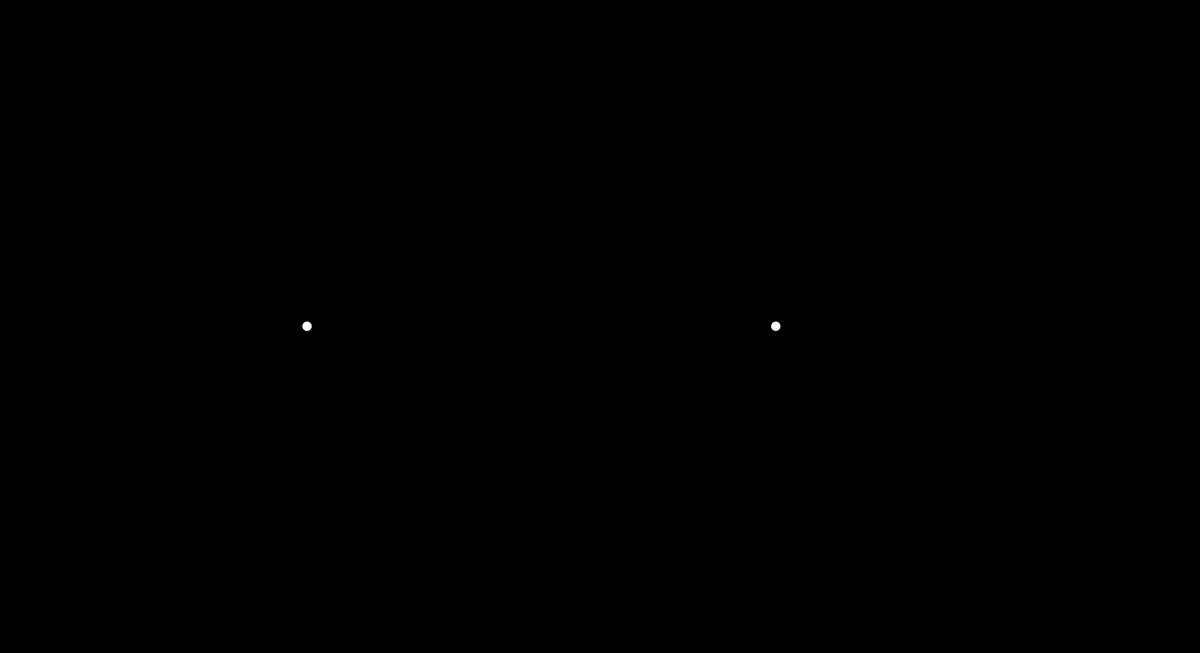
Frame 1 (no input)
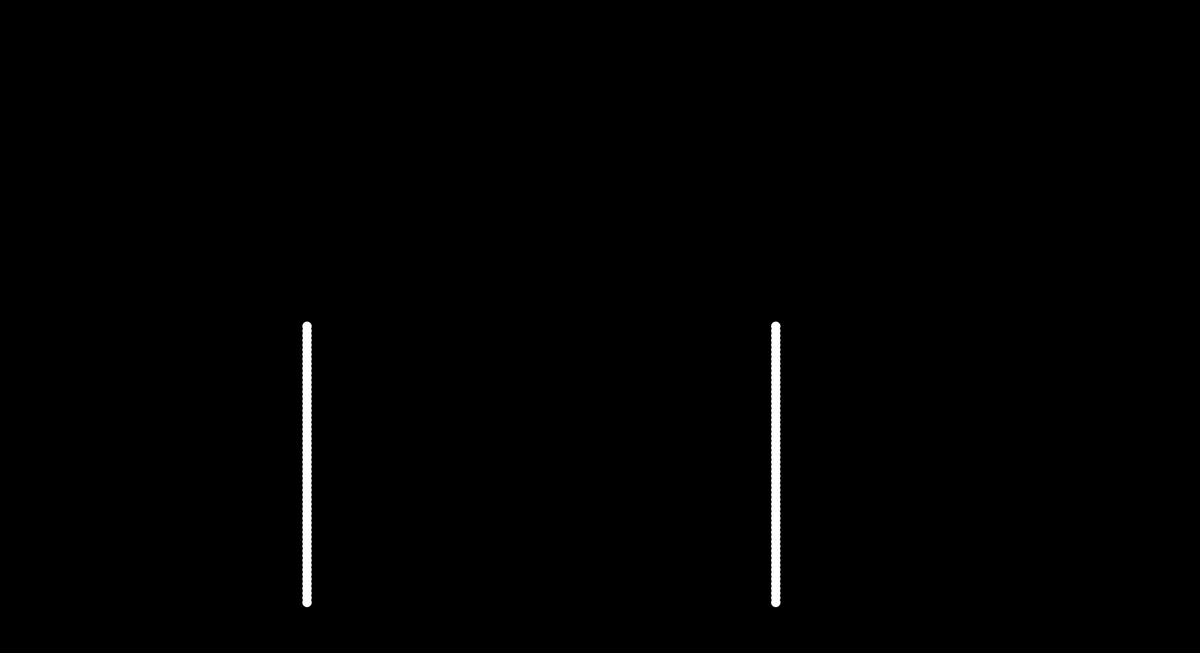
Frame 60 (the mouse pressed at the canvas centre just before this capture)
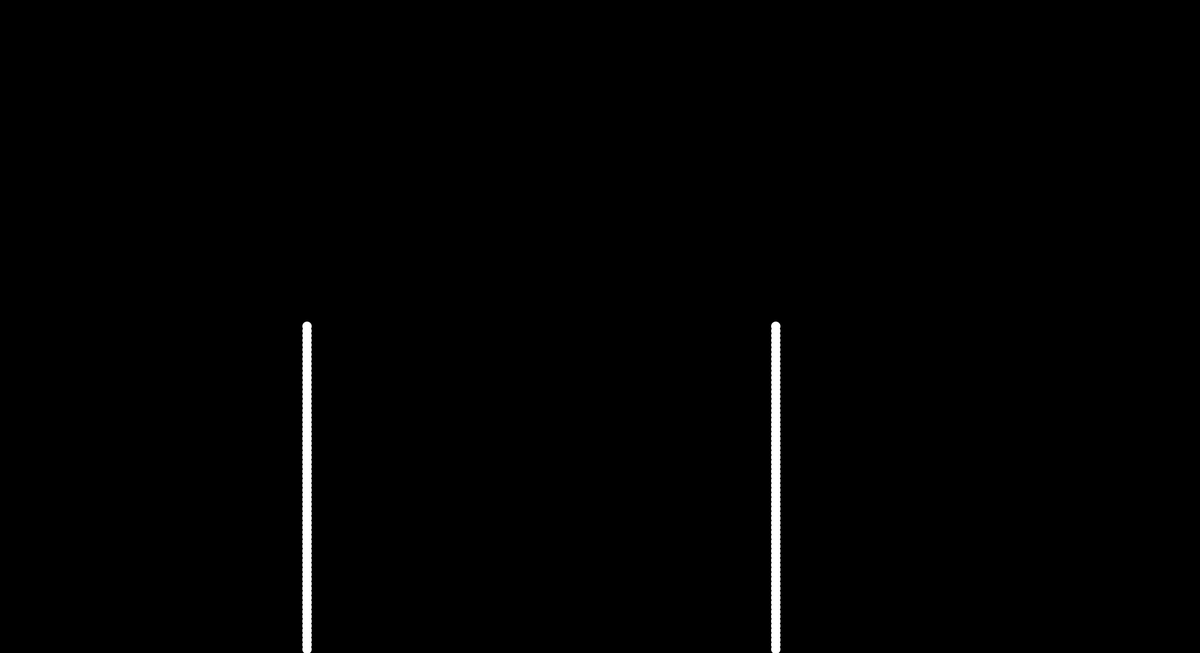
Frame 120 (the mouse held since frame 60 and released just before this capture)

The Processing sketch that drew these frames (run headless with seeded random() and noise(); from frame 60 on, the mouse is pressed at the canvas centre):

// Processing sketch: IDE_GAME
// ── IDE_GAME.pde
int xSpeed, ySpeed, xPos, yPos, wdth, ht;
void setup(){
size(2560,1395);
background(0);
//initializing globals
xSpeed = 0;
ySpeed = 10;
wdth = 20;
ht = 20;
noStroke();
xPos = int(random(width));
yPos = height/2;
frameRate(30);
}
void draw(){
  
  fill(255);
  ellipse(xPos,yPos,wdth,ht);
   ellipse(xPos-1000,yPos,wdth,ht);
  xPos = xPos + xSpeed;
  yPos += ySpeed;
  if (xPos >= width-wdth/2 || xPos <= 0 + wdth/2){
    xSpeed *= -1;
  }
  if (yPos >= height-ht/2  || yPos <= 0 + ht/2){ //<>//
    ySpeed= ySpeed * -1;
  }
}
